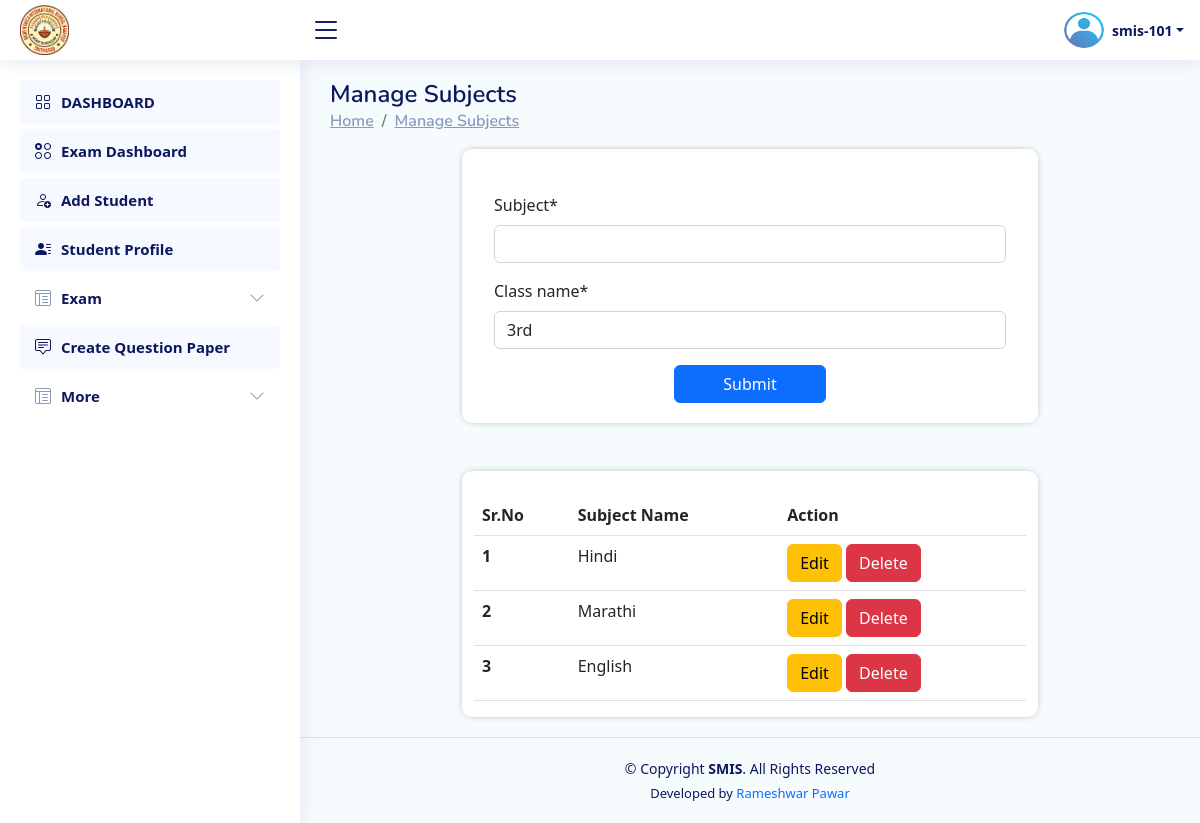
Page /Staff/add_subject/ (signed in) on the committed database.
### Institute/models.py (models this page shows, shortened)
class CustomUser(AbstractUser):
    student_prn_no = models.BigIntegerField(null=True,unique=True)
    name = models.CharField(max_length=200,null=True)
    roll_no = models.CharField(max_length=20,null=True)
    class_name = models.CharField(max_length=50,null=True,choices=CLASS)
    division = models.CharField(max_length=10,null=True,choices=DIVISION)
    is_institute=models.BooleanField(default=False)
    is_staff=models.BooleanField(default=False)
    is_student=models.BooleanField(default=False)
    staff_id = models.CharField(max_length=10,null=True)
    designation=models.CharField(max_length=50,null=True,blank=True)
    email=models.EmailField(max_length=254,null=True,blank=True)
    gender=models.CharField(max_length=50,null=True,blank=True,choices=GENDER)

class Subjects(models.Model):
    subject=models.CharField(max_length=50)
    class_name=models.CharField(max_length=50)

### Staff/views.py (the view)
# urls.py: path("add_subject/",views.add_subject,name="add_subject"),
@staff_required
def add_subject(request):
    subject=Subjects.objects.filter(class_name=request.user.class_name)
    print()
    if request.method == 'POST':
        form = Form_Subjects(request.POST, request.FILES)
        if form.is_valid():
            form.save()
            messages.success(request, 'Subject Added Successfully ...!')
            return redirect('/Staff/add_subject/')
    else:
        form = Form_Subjects()
    return render(request, 'staff__manage_subjects.html', {'form': form,'subject':subject})

### Staff/forms.py
class Form_Subjects(forms.ModelForm):
    class Meta:
        model = Subjects
        fields = ('subject','class_name')
        widgets={
        'class_name': forms.TextInput(attrs={'readonly': True }),
        }

### Staff/views.py (called while the page is built)
def is_staff(user):
    return user.is_authenticated and hasattr(user, 'is_staff') and user.is_staff

def my_exam_list_object_for_base(request):
    if request.user.is_authenticated:
        exam = Exam.objects.filter(staff_id=request.user.staff_id).order_by('-id')
    else:
        exam={}
    return {'exam_list_data': exam}

### Staff/templates/staff__manage_subjects.html (shortened to what this page needs)
{% extends 'staff_base.html' %}
{% load crispy_forms_tags %}
{% block content %}
{% load static %}
<main id="main" class="main">
    <div class="pagetitle">
        <h1>Manage Subjects</h1>
        <nav>
            <ol class="breadcrumb">
                <li class="breadcrumb-item"><a href="#">Home</a></li>
                <li class="breadcrumb-item"><a href="#">Manage Subjects</a></li>
            </ol>
        </nav>
    </div>
    <section class="section dashboard">
        <div class="row">
            <div class="col-lg-12">
                <div class="row">
                    <div class="col-sm-2"></div>
                    <div class="col-sm-8" style="background:white;  border-radius:10px; box-shadow:0px 0px 10px -5px;">
                        <br>
                        <form action="" method="post" style="padding:20px;">
                            {{ form|crispy }}
                            <center>
                                <input type="submit" value="Submit" class="btn btn-primary px-5">
                            </center>
                        </form>
                    </div>
                    <div class="col-sm-2"></div>
                </div>
            <br><br>
                <div class="row">
                    <div class="col-sm-2"></div>
                    <div class="col-sm-8" style="background:white;  border-radius:10px; box-shadow:0px 0px 10px -5px;">
                        <br>
                        <table class="table table-hover">
                            <thead>
                              <tr>
                                <th scope="col">Sr.No</th>
                                <th scope="col">Subject Name</th>
                                <th scope="col">Action</th>
                              </tr>
                            </thead>
                            <tbody>
                                {% for sub in subject %}
                              <tr>
                                <th scope="row">{{forloop.counter}}</th>
                                <td>{{sub.subject}}</td>
                                <td>
                                    <a href="{% url 'update_subject' sub.id %}" class="btn btn-warning">Edit</a>
                                    <a href="{% url 'delete_subject' sub.id %}" class="btn btn-danger">Delete</a>
                                </td>
                              </tr>
                              {% endfor %}
                            </tbody>
                          </table>
                    </div>
                    <div class="col-sm-2"></div>
                </div>
            </div>
        </div>
    </section>
</main>
{% endblock content %}

### Staff/templates/staff_base.html (shortened to what this page needs)
{% load static %}
<!DOCTYPE html>
<html lang="en">
<head>
    <link href="https://unpkg.com/aos@2.3.1/dist/aos.css" rel="stylesheet">
    <link rel="stylesheet" href="https://cdn.jsdelivr.net/npm/bootstrap-icons@1.10.3/font/bootstrap-icons.css">
  <link rel="stylesheet" href="{% static 'css/base_style.css' %}">
<link rel="stylesheet" href="https://cdn.jsdelivr.net/npm/bootstrap@5.2.2/dist/css/bootstrap.min.css">
<link rel="stylesheet" href="https://cdn.datatables.net/1.11.3/css/dataTables.bootstrap5.min.css">
</head>
<body>
<header id="header" class="header fixed-top d-flex align-items-center">
  <div class="d-flex align-items-center justify-content-between">
      <a href=" " class="logo d-flex align-items-center" data-toggle="modal"  data-target="#logout_model">
          <center>
            <img src="{% static 'img/logo.jpg' %}" alt="IMS - Logo">
          </center>
      </a>
      <i class="bi bi-list toggle-sidebar-btn"></i>
  </div>
  <nav class="header-nav ms-auto">
      <ul class="d-flex align-items-center">
          <li class="nav-item dropdown pe-3 text-center  ">
              <a class="nav-link nav-profile d-flex align-items-center pe-0" href="#" data-bs-toggle="dropdown">
                  <img src="{% static 'img/profile.png' %}" alt="Profile" class="rounded-circle" style="width:40px; height:40px;">
                  <span class="d-none d-md-block dropdown-toggle ps-2"> {{request.user.username}}</span>
              </a>
          </li>
      </ul>
  </nav>
</header>
<aside id="sidebar" class="sidebar">
  <ul class="sidebar-nav" id="sidebar-nav">
    <li class="nav-item">
          <a class="nav-link " href="{% url 'staff_dashboard' %}">
              <i class="bi bi-grid"></i>
              <span>DASHBOARD</span>
          </a>
      </li>
      <li class="nav-item">
        <a class="nav-link " href=""  data-toggle="modal" data-target="#select_exam_model_for_exam_dashboard">
          <i class="bi bi-ui-radios-grid"></i>
            <span>Exam Dashboard</span>
        </a>
      </li>
      <li class="nav-item">
        <a class="nav-link " href="{% url 'add_student' %}">
          <i class="bi bi-person-add"></i>
            <span>Add Student</span>
        </a>
      </li>
      <li class="nav-item">
        <a class="nav-link " href="{% url 'student_list' %}">
          <i class="bi bi-person-lines-fill"></i>
            <span>Student Profile</span>
        </a>
      </li>
      <li class="nav-item">
        <a class="nav-link collapsed" data-bs-target="#exam-nav" data-bs-toggle="collapse" href="#">
          <i class="bi bi-layout-text-window-reverse"></i><span>Exam</span><i class="bi bi-chevron-down ms-auto"></i>
        </a>
      </li>
      <li class="nav-item">
        <a class="nav-link " href=""  data-toggle="modal" data-target="#select_exam_model_for_question_paper">
          <i class="bi bi-chat-square-text"></i>
            <span>Create Question Paper</span>
        </a>
      </li>
      <li class="nav-item">
        <a class="nav-link collapsed" data-bs-target="#more" data-bs-toggle="collapse" href="#">
          <i class="bi bi-layout-text-window-reverse"></i><span>More</span><i class="bi bi-chevron-down ms-auto"></i>
        </a>
      </li>
  </ul>
</aside>
  {% block content %}
  {% endblock content %}
  <footer id="footer" class="footer text-center">
      <div class="copyright">
          &copy; Copyright <strong><span>SMIS</span></strong>. All Rights Reserved
      </div>
      <div class="credits">
          Developed by <a href="https://prameshwar4378.github.io/My_Portfolio/" style="text-decoration:none;">Rameshwar Pawar</a>
      </div>
  </footer>
</body>
</html>

### Staff/templates/staff_base.html (style rules this page uses)
body { background:#F6FBFE; }

### rows in the picture
CustomUser: user.username "smis-101"
Subjects: subject "Hindi"
Subjects: subject "Marathi"
Subjects: subject "English"
